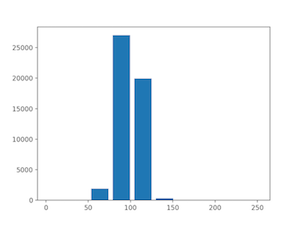

Source code (Python):
import cv2
import numpy as np
import matplotlib.pyplot as plt

# Read image
img = cv2.imread("imori_dark.jpg").astype(np.float)

# Display histogram
plt.hist(img.ravel(), rwidth=0.8, range=(0, 255))
plt.show()
